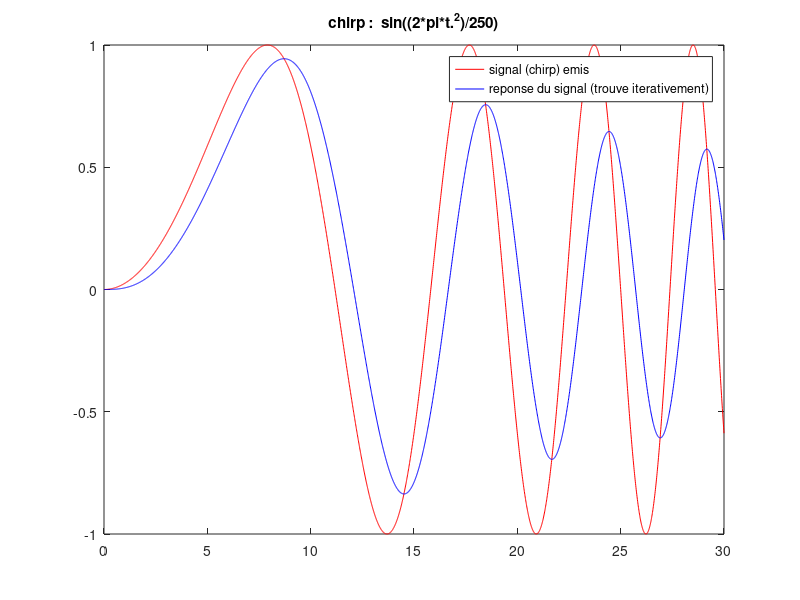

Write MATLAB code to recreate this figure.
% 2014-04-26
% Traitement du signal
% TD1
% Benjamin Derville

E=1;
RC=1;
Te=0.01;
t=0:Te:30;

axis([0,30,-0.1,1.1]);
grid;
beta=1/(1+RC/Te);
alpha=(RC/Te)*beta;


x = sin((2*pi*t.^2)/250);
figure(1);
plot(t,x,'r');
title('chirp :  sin((2*pi*t.^2)/250)');


%% On écrit le probleme est on trouve les solutions de façon iterative. (par Ben)
yd = zeros(size(t));
for k = 2:length(t);
	yd(k) = ( x(k-1) - (1 - RC/Te) * yd(k-1) ) * (Te/RC);
end;

hold on;
plot(t,yd,'b');
hold off;

legend('signal (chirp) emis', 'reponse du signal (trouve iterativement)');
